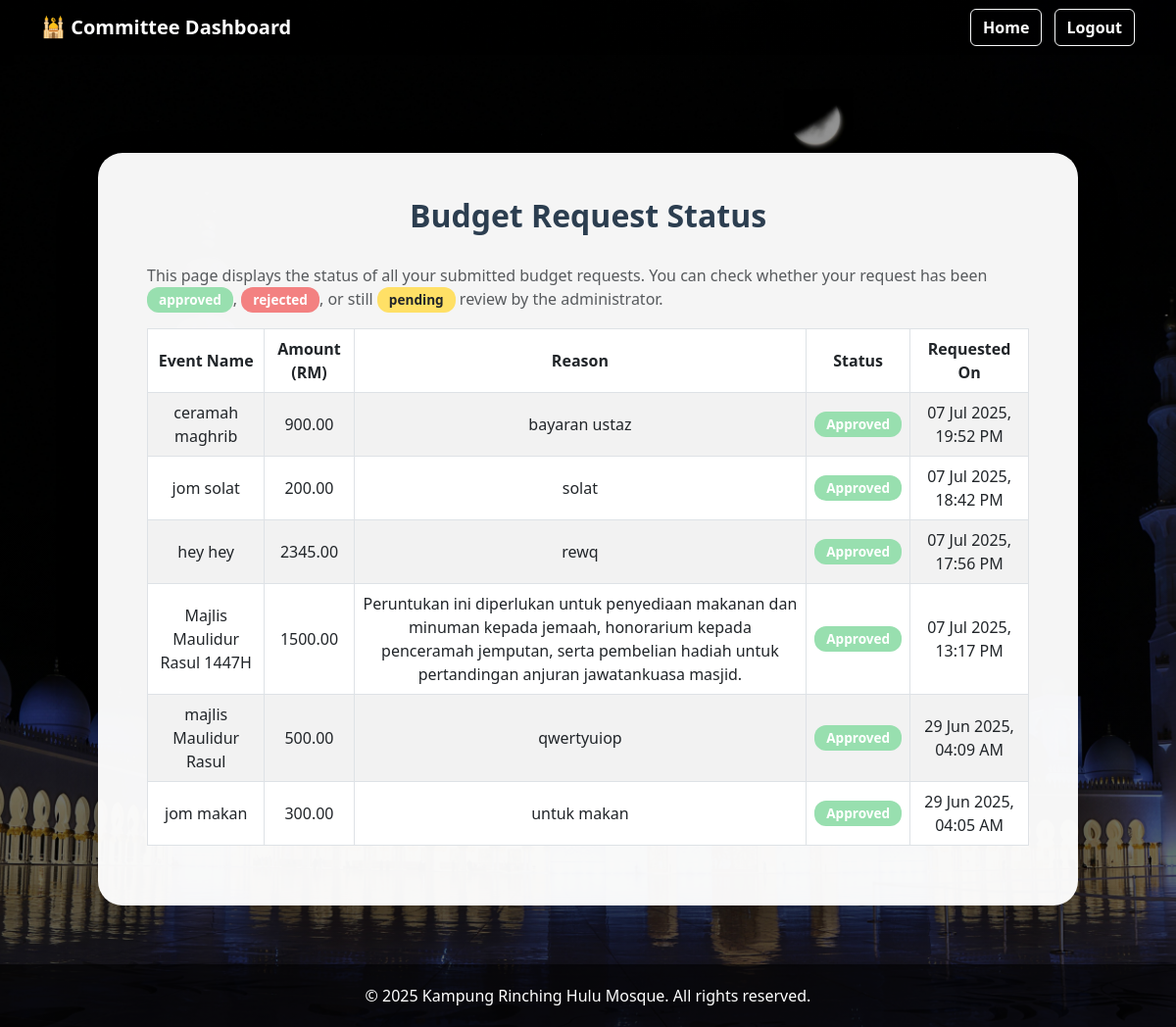
Screenshot of /homepage/request-status/ (signed in) with the database file from the repository.
### masjid/models.py (models this page shows)
class BudgetRequest(models.Model):
    requestid = models.AutoField(primary_key=True)
    eventid = models.ForeignKey(Event, on_delete=models.CASCADE)
    requestedby = models.ForeignKey(Committee, on_delete=models.CASCADE)
    amountrequested = models.DecimalField(max_digits=10, decimal_places=2)
    reason = models.TextField()
    STATUS_CHOICES = [
        ('pending', 'Pending'),
        ('approved', 'Approved'),
        ('rejected', 'Rejected'),
    ]
    status = models.CharField(max_length=10, choices=STATUS_CHOICES, default='pending')
    requestdate = models.DateTimeField(auto_now_add=True)

class Event(models.Model):
    eventid = models.AutoField(primary_key=True)
    eventname = models.CharField(max_length=200)
    eventdesc = models.TextField()
    eventdate = models.DateField()
    createdby = models.ForeignKey(Committee, on_delete=models.CASCADE)

### masjid/views.py (the view)
# urls.py: path('request-status/', views.view_request_status, name='view_request_status'),
def view_request_status(request):
    if 'user_id' not in request.session or request.session.get('role') != 'Committee':
        return redirect('login')
    committee = Committee.objects.get(id=request.session['user_id'])
    requests = BudgetRequest.objects.filter(requestedby=committee).order_by('-requestdate')
    return render(request, 'view_request_status.html', {'requests': requests})

### masjid/templates/view_request_status.html (shortened to what this page needs)
{% load static %}
<!DOCTYPE html>
<html lang="en">
<head>
    <link href="https://cdn.jsdelivr.net/npm/bootstrap@5.3.0/dist/css/bootstrap.min.css" rel="stylesheet">
</head>
<body>
<nav class="navbar navbar-expand-lg static-top">
    <div class="container">
        <a class="navbar-brand fw-bold" href="#">🕌 Committee Dashboard</a>
        <div>
            <a href="{% url 'mainpage' %}" class="btn btn-outline-light me-2">Home</a>
            <a href="{% url 'logout' %}" class="btn btn-outline-light">Logout</a>
        </div>
    </div>
</nav>
<main>
    <div class="status-container">
        <h2 class="form-title">Budget Request Status</h2>
<p class="text-muted">
    This page displays the status of all your submitted budget requests.
    You can check whether your request has been
    <span class="badge bg-success">approved</span>,
    <span class="badge bg-danger">rejected</span>,
    or still
    <span class="badge bg-warning text-dark">pending</span>
    review by the administrator.
</p>
        {% if requests %}
            <div class="table-responsive">
                <table class="table table-bordered table-striped">
                    <thead>
                        <tr>
                            <th>Event Name</th>
                            <th>Amount (RM)</th>
                            <th>Reason</th>
                            <th>Status</th>
                            <th>Requested On</th>
                        </tr>
                    </thead>
                    <tbody>
                        {% for req in requests %}
                            <tr>
                                <td>{{ req.eventid.eventname }}</td>
                                <td>{{ req.amountrequested }}</td>
                                <td>{{ req.reason }}</td>
                                <td>
                                    {% if req.status == "pending" %}
                                        <span class="badge bg-warning">Pending</span>
                                    {% elif req.status == "approved" %}
                                        <span class="badge bg-success">Approved</span>
                                    {% else %}
                                        <span class="badge bg-danger">Rejected</span>
                                    {% endif %}
                                </td>
                                <td>{{ req.requestdate|date:"d M Y, H:i A" }}</td>
                            </tr>
                        {% endfor %}
                    </tbody>
                </table>
            </div>
        {% else %}
            <p class="no-requests">No budget requests submitted yet.</p>
        {% endif %}
    </div>
</main>
<footer>
    <div class="container">
        <p class="mb-0">© 2025 Kampung Rinching Hulu Mosque. All rights reserved.</p>
    </div>
</footer>
</body>
</html>

### rows the page displays
BudgetRequest: eventid.eventname "ceramah maghrib", amountrequested "900.00", reason "bayaran ustaz", status "Approved", requestdate "07 Jul 2025, 19:52 PM"
BudgetRequest: eventid.eventname "jom solat", amountrequested "200.00", reason "solat", status "Approved", requestdate "07 Jul 2025, 18:42 PM"
BudgetRequest: eventid.eventname "hey hey", amountrequested "2345.00", reason "rewq", status "Approved", requestdate "07 Jul 2025, 17:56 PM"
BudgetRequest: eventid.eventname "Majlis Maulidur Rasul 1447H", amountrequested "1500.00", reason "Peruntukan ini diperlukan untuk penyediaan makanan dan minuman kepada jemaah, honorarium kepada penceramah jemputan, serta pembelian hadiah untuk pertandingan anjuran jawatankuasa masjid.", status "Approved", requestdate "07 Jul 2025, 13:17 PM"
BudgetRequest: eventid.eventname "majlis Maulidur Rasul", amountrequested "500.00", reason "qwertyuiop", status "Approved", requestdate "29 Jun 2025, 04:09 AM"
BudgetRequest: eventid.eventname "jom makan", amountrequested "300.00", reason "untuk makan", status "Approved", requestdate "29 Jun 2025, 04:05 AM"
